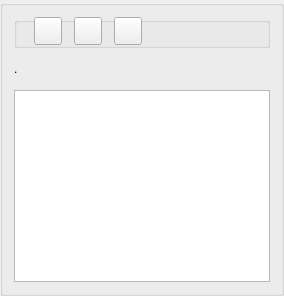
        <widget class="QGroupBox" name="groupBox_info">
         <property name="title">
          <string/>
         </property>
         <layout class="QGridLayout" name="gridLayout">
          <item row="2" column="0">
           <widget class="QSplitter" name="splitter_2">
            <property name="orientation">
             <enum>Qt::Orientation::Vertical</enum>
            </property>
            <widget class="QTextEdit" name="textEdit_info">
             <property name="tabChangesFocus">
              <bool>true</bool>
             </property>
            </widget>
           </widget>
          </item>
          <item row="0" column="0">
           <widget class="QGroupBox" name="groupBox_2">
            <property name="minimumSize">
             <size>
              <width>0</width>
              <height>30</height>
             </size>
            </property>
            <property name="title">
             <string/>
            </property>
            <widget class="QPushButton" name="pushButton_code_rule">
             <property name="geometry">
              <rect>
               <x>20</x>
               <y>0</y>
               <width>28</width>
               <height>28</height>
              </rect>
             </property>
             <property name="toolTip">
              <string>Code rule with examples</string>
             </property>
             <property name="text">
              <string/>
             </property>
            </widget>
            <widget class="QPushButton" name="pushButton_journal">
             <property name="geometry">
              <rect>
               <x>60</x>
               <y>0</y>
               <width>28</width>
               <height>28</height>
              </rect>
             </property>
             <property name="toolTip">
              <string>Current journal</string>
             </property>
             <property name="text">
              <string/>
             </property>
            </widget>
            <widget class="QPushButton" name="pushButton_project_memo">
             <property name="geometry">
              <rect>
               <x>100</x>
               <y>0</y>
               <width>28</width>
               <height>28</height>
              </rect>
             </property>
             <property name="toolTip">
              <string>Project memo</string>
             </property>
             <property name="text">
              <string/>
             </property>
            </widget>
           </widget>
          </item>
          <item row="1" column="0">
           <widget class="QLabel" name="label_info">
            <property name="minimumSize">
             <size>
              <width>0</width>
              <height>30</height>
             </size>
            </property>
            <property name="maximumSize">
             <size>
              <width>16777215</width>
              <height>30</height>
             </size>
            </property>
            <property name="text">
             <string>.</string>
            </property>
           </widget>
          </item>
         </layout>
        </widget>
